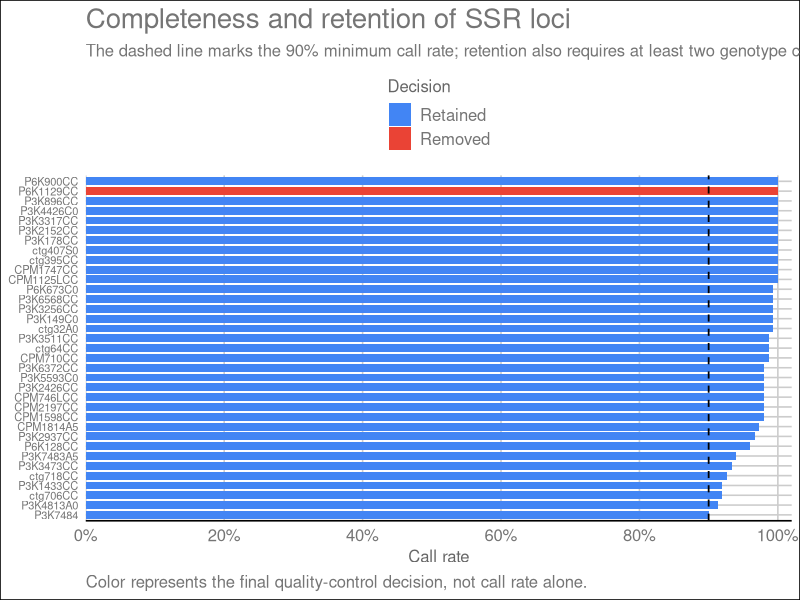
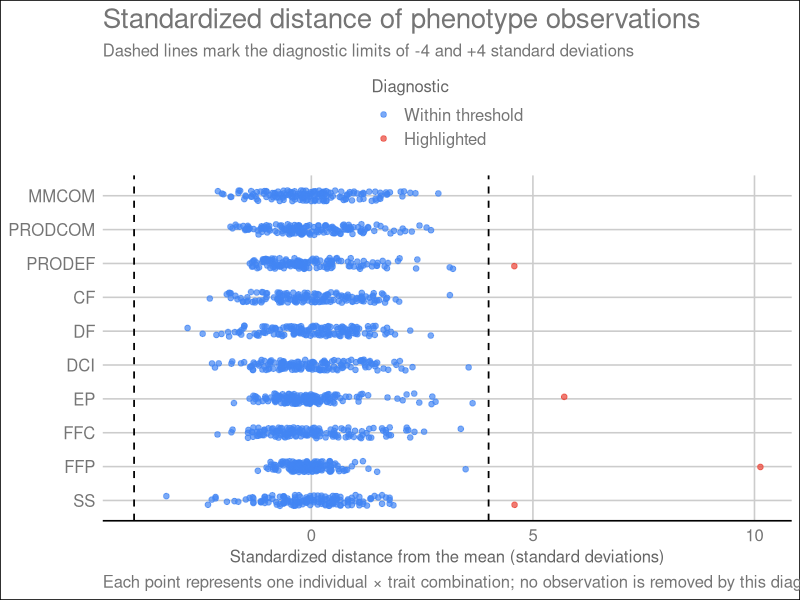
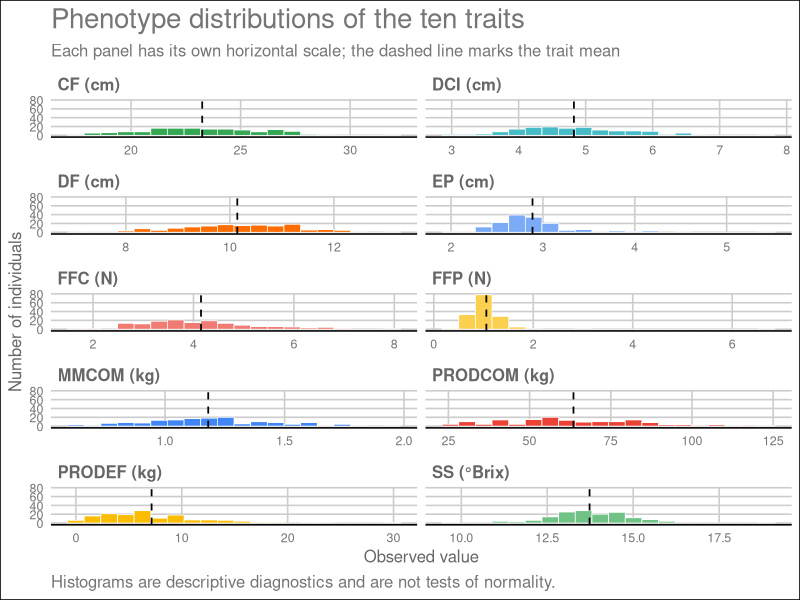

Write the R code that produced these figures, in order.
## ---- chunk 1
knitr::opts_chunk$set(
  echo = TRUE,
  warning = FALSE,
  message = FALSE,
  cache = FALSE,
  fig.align = "center",
  out.width = "100%"
)
## ---- chunk 2
library(readxl)  # Read Excel workbooks.
library(dplyr)   # Manipulate and transform tables.
library(tidyr)   # Reshape data between wide and long formats.
library(ggplot2) # Build figures.
library(ggthemes) # Apply the GDocs theme and color scales.
library(knitr)   # Format tables and R Markdown output.
library(here)    # Build portable project-relative paths.
## ---- chunk 3
format_table <- function(x, caption = NULL, digits = getOption("digits"), col.names = NA) {
  table <- knitr::kable(
    x,
    format = "html",
    caption = caption,
    digits = digits,
    col.names = col.names,
    table.attr = paste0(
      'class="table table-striped table-hover" ',
      'style="width:100%; margin-bottom:0;"'
    )
  )
  knitr::asis_output(
    paste0(
      '<div style="width:100%; overflow-x:auto; margin-bottom:1.25rem;">',
      table,
      '</div>'
    )
  )
}
## ---- chunk 4
genes <- read_excel(
  here("data", "papaya_ssr_genotypes.xlsx"),
  sheet = "Genes",
  col_names = FALSE,
  na = c("", "NA")
)

genealex <- read_excel(
  here("data", "papaya_ssr_genotypes.xlsx"),
  sheet = "Genealex",
  col_names = FALSE,
  na = c("", "NA")
)
## ---- chunk 5
as.data.frame(genes[1:6, 1:6]) |>
  format_table(caption = "Preview of the Genes sheet")
## ---- chunk 6
pheno_raw <- read_excel(
  here("data", "papaya_phenotypes_2024_2025.xlsx"),
  sheet = "Médias_IND_artigo",
  na = c("", "NA")
)
## ---- chunk 7
head(pheno_raw) |>
  format_table(caption = "Preview of the phenotype data")
## ---- chunk 8
data.frame(
  Source = c("Genes", "Genealex", "Médias_IND_artigo"),
  Rows = c(nrow(genes), nrow(genealex), nrow(pheno_raw)),
  Columns = c(ncol(genes), ncol(genealex), ncol(pheno_raw))
) |>
  format_table(caption = "Dimensions of the spreadsheets used in the analysis")
## ---- chunk 9
individual_rows <- seq(
  from = 4,
  length.out = nrow(genes)
)

locus_columns <- seq(
  from = 3,
  by = 2,
  length.out = ncol(genes) - 1
)

ids <- trimws(
  as.character(genealex[[2]][individual_rows])
)

locus_names <- trimws(
  as.character(
    unlist(genealex[3, locus_columns], use.names = FALSE)
  )
)
## ---- chunk 10
ssr_identifier_checks <- data.frame(
  Check = c(
    "Missing genotype identifiers",
    "Duplicated genotype identifiers",
    "Missing locus names",
    "Duplicated locus names"
  ),
  Value = c(
    sum(is.na(ids) | ids == ""),
    sum(duplicated(ids)),
    sum(is.na(locus_names) | locus_names == ""),
    sum(duplicated(locus_names))
  )
)

format_table(
  ssr_identifier_checks,
  caption = "Check of genotype identifiers and locus names"
)
## ---- chunk 11
ssr_raw <- as.matrix(
  genes[, -1, drop = FALSE]
)

storage.mode(ssr_raw) <- "numeric"
ssr_raw[ssr_raw == -9] <- NA_real_

rownames(ssr_raw) <- ids
colnames(ssr_raw) <- locus_names

as.data.frame(ssr_raw[1:6, 1:8]) |>
  format_table(caption = "Preview of the organized SSR matrix")
## ---- chunk 12
# Define the traits used in the analysis.
TRAITS <- c(
  "MMCOM", "PRODCOM", "PRODEF", "CF", "DF",
  "DCI", "EP", "FFC", "FFP", "SS"
)
## ---- chunk 13
# Associate each trait with its English and Portuguese descriptions and measurement unit.
trait_dictionary <- data.frame(
  Trait = TRAITS,
  Description_en = c(
    "Mean mass of commercial fruit",
    "Production of commercial fruit",
    "Production of defective fruit",
    "Fruit length",
    "Fruit diameter",
    "Internal-cavity diameter",
    "Mean pulp thickness",
    "External fruit firmness",
    "Internal pulp firmness",
    "Soluble solids"
  ),
  Description_pt = c(
    "Massa média de frutos comerciais",
    "Produção de frutos comerciais",
    "Produção de frutos defeituosos",
    "Comprimento do fruto",
    "Diâmetro do fruto",
    "Diâmetro da cavidade interna",
    "Espessura média da polpa",
    "Firmeza externa do fruto",
    "Firmeza interna da polpa",
    "Sólidos solúveis"
  ),
  Unit = c(
    "kg", "kg", "kg", "cm", "cm",
    "cm", "cm", "N", "N", "°Brix"
  )
)

rownames(trait_dictionary) <- NULL

format_table(
  trait_dictionary[, c("Trait", "Description_en", "Unit")],
  caption = "Dictionary of phenotype traits",
  col.names = c("Trait", "Description", "Unit")
)
## ---- chunk 14
# Define the columns required for the analysis.
required_columns <- c("IND", "FAM", TRAITS)

# Standardize phenotype identifiers before comparing them with genotype identifiers.
pheno_raw$IND <- trimws(as.character(pheno_raw$IND))

phenotype_checks <- data.frame(
  Check = c(
    "Missing phenotype identifiers",
    "Duplicated phenotype identifiers",
    "Missing required phenotype columns"
  ),
  Value = c(
    sum(is.na(pheno_raw$IND) | pheno_raw$IND == ""),
    sum(duplicated(pheno_raw$IND)),
    length(setdiff(required_columns, names(pheno_raw)))
  )
)

format_table(
  phenotype_checks,
  caption = "Check of phenotype identifiers and required columns"
)

alignment <- data.frame(
  Check = c(
    "Genotyped individuals",
    "Phenotyped individuals",
    "Missing from phenotype data",
    "Missing from genotype data"
  ),
  Value = c(
    length(ids),
    nrow(pheno_raw),
    length(setdiff(ids, pheno_raw$IND)),
    length(setdiff(pheno_raw$IND, ids))
  )
)

format_table(
  alignment,
  caption = "Alignment between genotype and phenotype data"
)
## ---- chunk 15
# Reorder phenotypes to the same sequence as genotyped individuals.
pheno <- pheno_raw[
  match(ids, pheno_raw$IND),
  required_columns
]

## ---- chunk 16
# Separate metadata; FAM remains categorical and is not mixed with numeric phenotypes.
metadata <- data.frame(
  IND = pheno$IND,
  FAM = factor(pheno$FAM),
  row.names = pheno$IND
)

# Build the numeric phenotype matrix in the same order as genotyped individuals.
phenotypes <- as.matrix(pheno[, TRAITS])
storage.mode(phenotypes) <- "numeric"
rownames(phenotypes) <- pheno$IND

# Distribution of individuals among families.
data.frame(
  Family = names(table(metadata$FAM)),
  Individuals = as.integer(table(metadata$FAM))
) |>
  format_table(caption = "Number of individuals per family")
## ---- chunk 17
# Define the call-rate threshold immediately before applying it in quality control.
CALL_RATE_MIN <- 0.90

# Summarize completeness and genotype diversity for each locus.
locus_audit <- data.frame(
  Locus = colnames(ssr_raw),
  N_called = colSums(!is.na(ssr_raw)),
  Call_rate = colMeans(!is.na(ssr_raw)),
  N_genotype_classes = apply(
    ssr_raw,
    2,
    function(genotypes) length(unique(na.omit(genotypes)))
  )
)

locus_audit$Keep_locus <-
  locus_audit$Call_rate >= CALL_RATE_MIN &
  locus_audit$N_genotype_classes >= 2

# Retain in the SSR matrix only loci that pass the quality-control criteria.
ssr <- ssr_raw[, locus_audit$Keep_locus, drop = FALSE]

format_table(
  locus_audit,
  digits = 3,
  caption = "Quality control of SSR loci",
  col.names = c("Locus", "Called genotypes", "Call rate", "Genotype classes", "Retain locus")
)
## ---- chunk 18
ggplot(
  locus_audit,
  aes(
    x = reorder(Locus, Call_rate),
    y = Call_rate,
    fill = factor(
      Keep_locus,
      levels = c(TRUE, FALSE),
      labels = c("Retained", "Removed")
    )
  )
) +
  geom_col(width = 0.8) +
  geom_hline(
    yintercept = CALL_RATE_MIN,
    linetype = 2,
    linewidth = 0.6
  ) +
  coord_flip() +
  scale_y_continuous(
    limits = c(0, 1),
    breaks = seq(0, 1, 0.2),
    labels = paste0(seq(0, 100, 20), "%"),
    expand = expansion(mult = c(0, 0.02))
  ) +
  scale_fill_gdocs(name = "Decision") +
  labs(
    x = NULL,
    y = "Call rate",
    title = "Completeness and retention of SSR loci",
    subtitle = "The dashed line marks the 90% minimum call rate; retention also requires at least two genotype classes",
    caption = "Color represents the final quality-control decision, not call rate alone."
  ) +
  theme_gdocs() +
  theme(
    legend.position = "top",
    axis.text.y = element_text(size = 8)
  )
## ---- chunk 19
# Compute, across the original loci, the number and proportion of available calls per individual.
individual_audit <- data.frame(
  IND = rownames(ssr_raw),
  N_called = rowSums(!is.na(ssr_raw)),
  Call_rate = rowMeans(!is.na(ssr_raw))
)

rownames(individual_audit) <- NULL

data.frame(
  Measure = c("Minimum", "Mean", "Median", "Maximum"),
  # List the call-rate values used in the individual summary.
  Call_rate = c(
    min(individual_audit$Call_rate),
    mean(individual_audit$Call_rate),
    median(individual_audit$Call_rate),
    max(individual_audit$Call_rate)
  )
) |>
  format_table(
    digits = 3,
    caption = "Distribution of SSR call rate by individual",
    col.names = c("Measure", "Call rate")
  )
## ---- chunk 20
# Directly summarize availability, location, dispersion, and range for each trait.
phenotype_summary <- data.frame(
  Trait = colnames(phenotypes),
  N = colSums(!is.na(phenotypes)),
  Mean = colMeans(phenotypes),
  SD = apply(phenotypes, 2, sd),
  Minimum = apply(phenotypes, 2, min),
  Maximum = apply(phenotypes, 2, max)
)

rownames(phenotype_summary) <- NULL

format_table(
  phenotype_summary,
  digits = 3,
  caption = "Summary of phenotype traits"
)
## ---- chunk 21
# Define the diagnostic threshold immediately before identifying observations distant from the mean.
PHENOTYPE_DISTANCE_THRESHOLD <- 4

# Standardize each trait using the mean and standard deviation summarized in the preceding section.
phenotype_standardized <- scale(
  phenotypes,
  center = phenotype_summary$Mean,
  scale = phenotype_summary$SD
)

# Locate observations whose standardized distance reaches the defined threshold.
extreme_positions <- which(
  abs(phenotype_standardized) >= PHENOTYPE_DISTANCE_THRESHOLD,
  arr.ind = TRUE
)

phenotype_extremes <- data.frame(
  IND = rownames(phenotypes)[extreme_positions[, "row"]],
  Trait = colnames(phenotypes)[extreme_positions[, "col"]],
  Value = phenotypes[extreme_positions],
  Trait_mean = phenotype_summary$Mean[extreme_positions[, "col"]],
  Trait_SD = phenotype_summary$SD[extreme_positions[, "col"]],
  Standardized_value = phenotype_standardized[extreme_positions],
  Absolute_standardized_distance = abs(
    phenotype_standardized[extreme_positions]
  )
)

# Sort only the diagnostic table; the `phenotypes` matrix remains unchanged.
phenotype_extremes <- phenotype_extremes[
  order(-phenotype_extremes$Absolute_standardized_distance),
]
rownames(phenotype_extremes) <- NULL

format_table(
  phenotype_extremes,
  digits = 3,
  col.names = c(
    "Individual",
    "Trait",
    "Value",
    "Trait mean",
    "Trait SD",
    "Standardized value",
    "Absolute standardized distance"
  ),
  caption = paste0(
    "Phenotype observations at least ",
    PHENOTYPE_DISTANCE_THRESHOLD,
    " standard deviations from the mean"
  )
)
## ---- chunk 22
data.frame(
  IND = rownames(phenotypes),
  as.data.frame(phenotype_standardized, check.names = FALSE),
  check.names = FALSE
) |>
  pivot_longer(
    cols = -IND,
    names_to = "Trait",
    values_to = "Standardized_value"
  ) |>
  mutate(
    Trait = factor(Trait, levels = rev(TRAITS)),
    Diagnostic = factor(
      abs(Standardized_value) >= PHENOTYPE_DISTANCE_THRESHOLD,
      levels = c(FALSE, TRUE),
      labels = c("Within threshold", "Highlighted")
    )
  ) |>
  ggplot(
    aes(
      x = Standardized_value,
      y = Trait,
      colour = Diagnostic
    )
  ) +
  geom_vline(
    xintercept = c(
      -PHENOTYPE_DISTANCE_THRESHOLD,
      PHENOTYPE_DISTANCE_THRESHOLD
    ),
    linetype = 2,
    linewidth = 0.6
  ) +
  geom_point(
    position = position_jitter(
      width = 0,
      height = 0.16,
      seed = 2026
    ),
    alpha = 0.7,
    size = 1.6
  ) +
  scale_color_gdocs(
    name = "Diagnostic",
    drop = FALSE
  ) +
  labs(
    x = "Standardized distance from the mean (standard deviations)",
    y = NULL,
    title = "Standardized distance of phenotype observations",
    subtitle = "Dashed lines mark the diagnostic limits of -4 and +4 standard deviations",
    caption = "Each point represents one individual × trait combination; no observation is removed by this diagnostic."
  ) +
  theme_gdocs() +
  theme(legend.position = "top")
## ---- chunk 23
phenotype_long <- data.frame(
  IND = rownames(phenotypes),
  phenotypes,
  check.names = FALSE
) |>
  pivot_longer(
    cols = -IND,
    names_to = "Trait",
    values_to = "Value"
  ) |>
  mutate(Trait = factor(Trait, levels = TRAITS))

ggplot(
  phenotype_long,
  aes(x = Value, fill = Trait)
) +
  geom_histogram(
    bins = 20,
    colour = "white",
    linewidth = 0.25
  ) +
  geom_vline(
    data = phenotype_summary,
    aes(xintercept = Mean),
    inherit.aes = FALSE,
    linetype = 2,
    linewidth = 0.6
  ) +
  facet_wrap(
    ~ Trait,
    scales = "free_x",
    ncol = 2,
    labeller = as_labeller(
      setNames(
        paste0(trait_dictionary$Trait, " (", trait_dictionary$Unit, ")"),
        trait_dictionary$Trait
      )
    )
  ) +
  scale_fill_gdocs(guide = "none") +
  labs(
    x = "Observed value",
    y = "Number of individuals",
    title = "Phenotype distributions of the ten traits",
    subtitle = "Each panel has its own horizontal scale; the dashed line marks the trait mean",
    caption = "Histograms are descriptive diagnostics and are not tests of normality."
  ) +
  theme_gdocs() +
  theme(
    strip.text = element_text(face = "bold"),
    axis.text = element_text(size = 9)
  )
## ---- chunk 24
dir.create(
  here("output", "preprocessing"),
  recursive = TRUE,
  showWarnings = FALSE
)

preprocessing_object <- list(
  # Identification, metadata, and aligned phenotypes.
  ids = ids,
  metadata = metadata,
  phenotypes = phenotypes,

  # SSR matrices before and after locus quality control.
  ssr_raw = ssr_raw,
  ssr = ssr,

  # Diagnostics produced throughout the module.
  locus_audit = locus_audit,
  individual_audit = individual_audit,
  phenotype_summary = phenotype_summary,
  phenotype_extremes = phenotype_extremes,

  # Trait reference and parameters required to reproduce this stage.
  trait_dictionary = trait_dictionary,
  settings = list(
    call_rate_min = CALL_RATE_MIN,
    phenotype_distance_threshold = PHENOTYPE_DISTANCE_THRESHOLD,
    fixed_effects = "FAM"
  )
)

saveRDS(
  preprocessing_object,
  here("output", "preprocessing", "preprocessing_object.rds")
)
## ---- chunk 25
write.csv(
  alignment,
  here("output", "preprocessing", "alignment_summary.csv"),
  row.names = FALSE
)

write.csv(
  locus_audit,
  here("output", "preprocessing", "locus_audit.csv"),
  row.names = FALSE
)

write.csv(
  individual_audit,
  here("output", "preprocessing", "individual_audit.csv"),
  row.names = FALSE
)

write.csv(
  phenotype_summary,
  here("output", "preprocessing", "phenotype_summary.csv"),
  row.names = FALSE
)

write.csv(
  phenotype_extremes,
  here("output", "preprocessing", "phenotype_extreme_values.csv"),
  row.names = FALSE
)

write.csv(
  trait_dictionary,
  here("output", "preprocessing", "trait_dictionary.csv"),
  row.names = FALSE
)
## ---- chunk 26
data.frame(
  Item = c(
    "Individuals",
    "Phenotype traits",
    "Original SSR loci",
    "Retained SSR loci",
    "Families",
    "Missing SSR calls",
    "Highlighted phenotype observations"
  ),
  Value = c(
    length(ids),
    ncol(phenotypes),
    ncol(ssr_raw),
    ncol(ssr),
    nlevels(metadata$FAM),
    sum(is.na(ssr_raw)),
    nrow(phenotype_extremes)
  )
) |>
  format_table(caption = "Final preprocessing summary")
